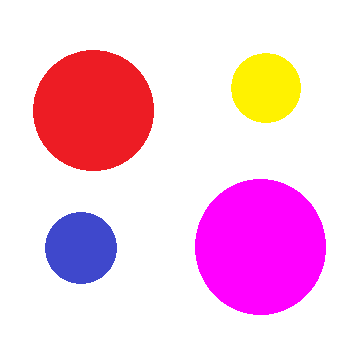
//> input picture input/6.png, 350 x 350 px
$ ./detect_circle   (built with g++ and OpenCV 4)
//> lines starting //> are read from the running program, lines starting //| are printed output that depends on the picture; after the words box and inside, x2 and y2 are one past the last pixel; in counts of white or black regions, pixels touching at a corner belong together
#include "opencv2/imgproc/imgproc.hpp"
#include "opencv2/highgui/highgui.hpp"

using namespace cv;
using namespace std;

void main()
{
	// load ảnh
	Mat src = imread("6.png");
//> src is the input picture: 350 rows x 350 cols, CV_8UC3; mean B, G, R 224.8, 198.2, 247
	// copy ảnh src sang dst
	Mat dst = src.clone();
	// chuyển ảnh xám
	Mat gray;
	cvtColor(src, gray, CV_BGR2GRAY);
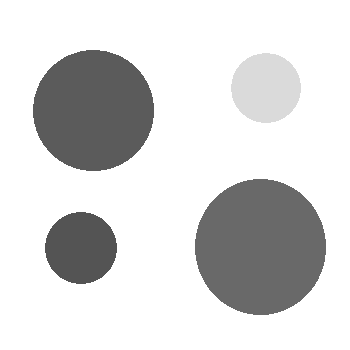
//> gray: 350 rows x 350 cols, CV_8UC1; min 84, max 255, mean 215.7
	// chuyển ảnh bw
	Mat bw;
	// lọc canny để làm nổi các cạnh
	Canny(gray, bw, 0, 50, 5);
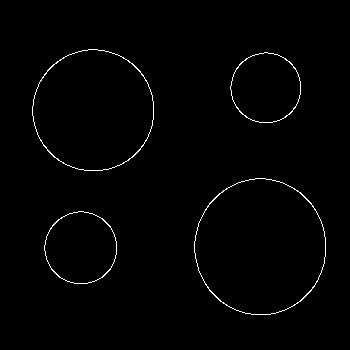
//> bw: 350 rows x 350 cols, CV_8UC1; 1.1% white in thin lines or dots, all inside (x1, y1, x2, y2) = (32, 49, 326, 315)
	// gọi biến chứa đường bao
	vector<vector<Point> > contours;
	// tìm các đường bao có trong hình
	findContours(bw.clone(), contours, CV_RETR_EXTERNAL, CV_CHAIN_APPROX_SIMPLE);
//> contours = 4 contours; box (x1, y1, x2, y2) and area: (194, 178, 326, 315) 13991, (32, 49, 154, 171) 11522, (44, 211, 117, 284) 4059, (230, 52, 301, 123) 3835
	vector<Point> approx;
	// chạy vòng lặp từ đường bao đầu tiên đến đường bao cuối cùng tìm được
	for (int i = 0; i < contours.size(); i++)
	{
		// xác định các tham số hình học của đường bao
		approxPolyDP(Mat(contours[i]), approx, arcLength(Mat(contours[i]), true)*0.02, true);
		if (fabs(contourArea(contours[i])) < 100 || !isContourConvex(approx))
			continue;
		// nếu đường bao có nhiều hơn 6 cạnh --> hình tròn
		if (approx.size() > 6)
		{
			//
			double area = contourArea(contours[i]);
			Rect r = boundingRect(contours[i]);
			int radius = r.width / 2;
			Point center = Point(r.x + radius, r.y + radius);
			if (abs(1 - ((double)r.width / r.height)) <= 0.2 &&
				abs(1 - (area / (CV_PI * pow(radius, 2)))) <= 0.2)
			{
				circle(dst, center, radius, Scalar(255, 255, 255), 5);
				//
				ostringstream ostr;
				ostr << area;
				Point location_area = Point(r.x + radius*0.6, r.y + radius*0.8);
				Point location_text = Point(r.x + radius*0.6, r.y + radius*1.5);
				putText(dst, "Circle", location_text, FONT_HERSHEY_SIMPLEX, 0.7, Scalar(0, 0, 0), 2, 8);
				putText(dst, ostr.str(), location_area, FONT_HERSHEY_SIMPLEX, 0.7, Scalar(0, 0, 0), 2, 8);
			}

		}
	}
//> this loop made 4 passes
//> (area, r, radius, center, location_area, location_text) on passes 1 to 4: (4059, Rect(44, 211, 73, 73), 36, Point(80, 247), Point(65, 239), Point(65, 265)), (13991, Rect(194, 178, 132, 137), 66, Point(260, 244), Point(233, 230), Point(233, 277)), (3835, Rect(230, 52, 71, 71), 35, Point(265, 87), Point(251, 80), Point(251, 104)), (11522, Rect(32, 49, 122, 122), 61, Point(93, 110), Point(68, 97), Point(68, 140))
//> pass 1, `putText(dst, "Circle", location_text, FONT_HERSHEY_SIMPLEX, 0.7, Scala..`:
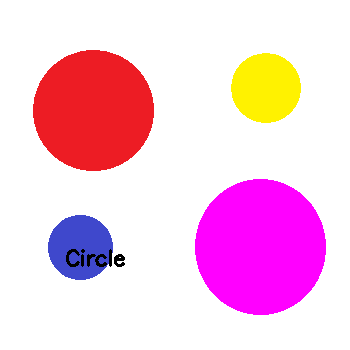
//> dst: 350 rows x 350 cols, CV_8UC3; 0.94% of pixels changed, all inside (x1, y1, x2, y2) = (45, 212, 125, 284)
//> pass 1, `putText(dst, ostr.str(), location_area, FONT_HERSHEY_SIMPLEX, 0.7, Sca..`:
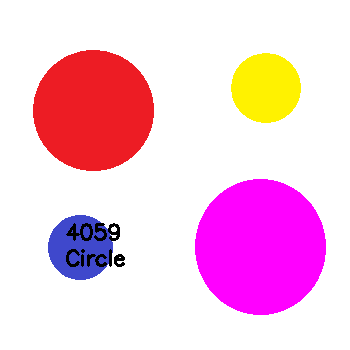
//> dst: 350 rows x 350 cols, CV_8UC3; 0.39% of pixels changed, all inside (x1, y1, x2, y2) = (66, 223, 120, 241)
//> pass 2, `putText(dst, "Circle", location_text, FONT_HERSHEY_SIMPLEX, 0.7, Scala..`:
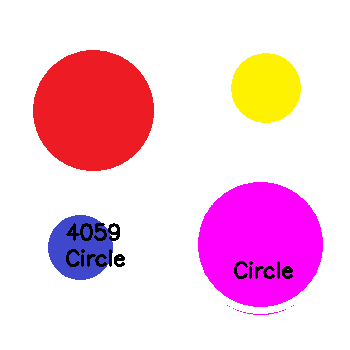
//> dst: 350 rows x 350 cols, CV_8UC3; 1.72% of pixels changed, all inside (x1, y1, x2, y2) = (195, 179, 326, 314)
//> pass 2, `putText(dst, ostr.str(), location_area, FONT_HERSHEY_SIMPLEX, 0.7, Sca..`:
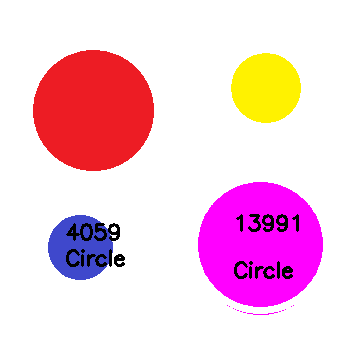
//> dst: 350 rows x 350 cols, CV_8UC3; 0.4% of pixels changed, all inside (x1, y1, x2, y2) = (236, 214, 299, 232)
//> after the loop:
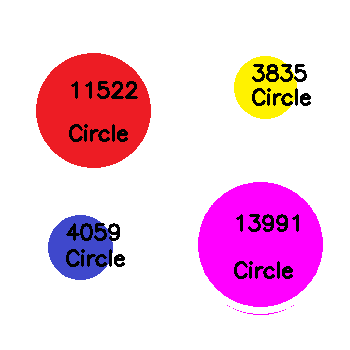
//> dst: 350 rows x 350 cols, CV_8UC3; 2.97% of pixels changed, all inside (x1, y1, x2, y2) = (33, 50, 311, 171)
//> after the loop, approx = 8 Points (x, y): [88, 49], [47, 70], [32, 115], [54, 157], [102, 170], [143, 145], [153, 101], [132, 63]
	imshow("Image", src);
	//imshow("Gray", gray);
	//imshow("BW", bw);
	imshow("Detect Circle", dst);
	waitKey(0);
	cvDestroyAllWindows();
}
